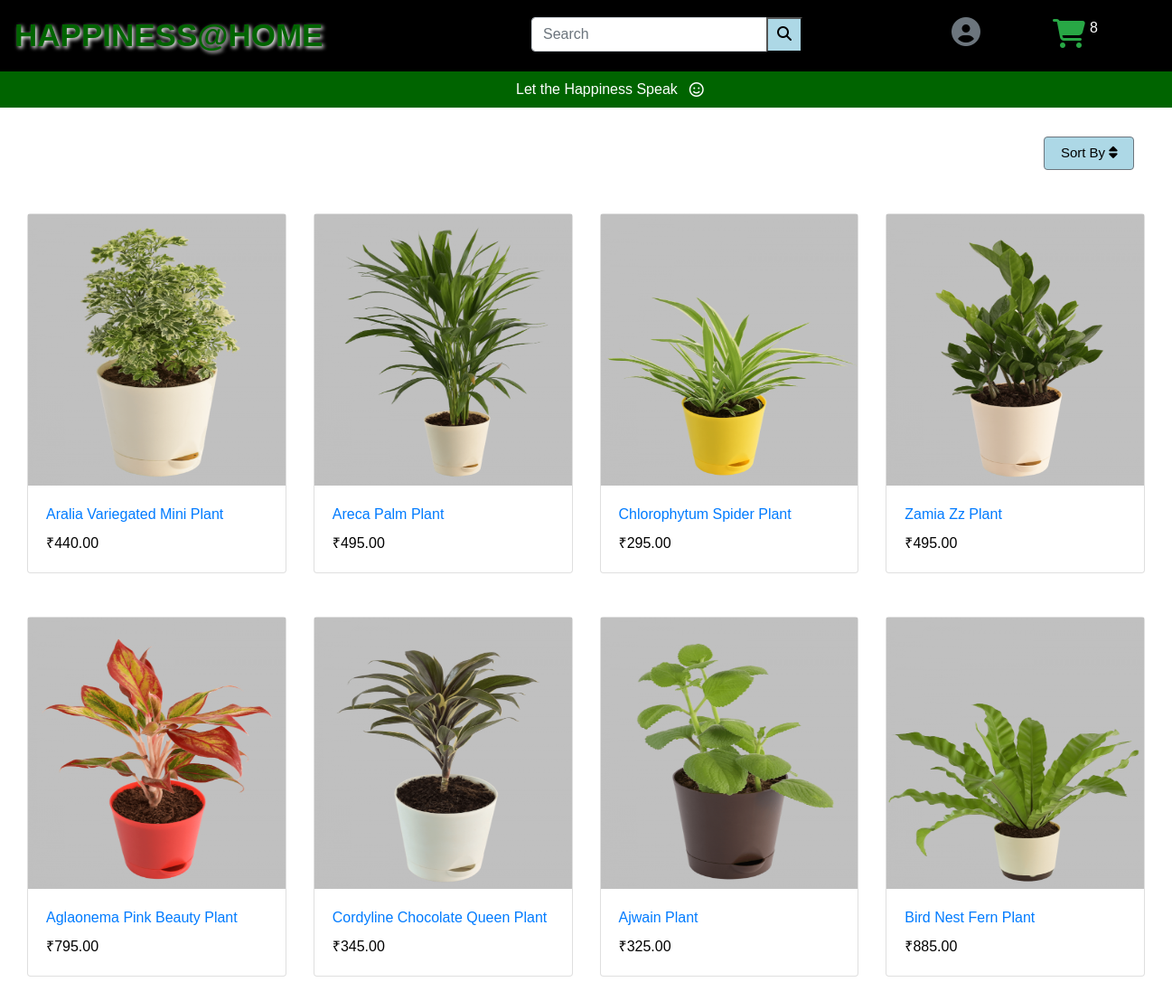
The app's page / (signed in) with its own data.
### plant/models.py (models this page shows, shortened)
class Product(models.Model) :
    name = models.CharField(max_length = 200, null = True)
    price = models.DecimalField(max_digits = 7, decimal_places = 2, null = True)
    image = models.ImageField(null = True, blank = True)
    image1 = models.ImageField(null = True, blank = True)
    image2 = models.ImageField(null = True, blank = True)
    @property
    def imageURL(self):
        try :
            url = self.image.url
        except :
            url = ''
        return url

### plant/views.py (the view)
# urls.py: 2. Add a URL to urlpatterns:  path('', views.home, name='home')
def home(request):
    if request.user.is_authenticated:
        customer = request.user.customer
        products = Product.objects.all()
        order,created = Order.objects.get_or_create(customer = customer,complete = False)
        cartItems = order.get_cart_quantity
    else:
        products = Product.objects.all()
        cartItems = ''
    context = {
    'products':products,
    'cartItems' : cartItems
    }
    return render(request,'plant/home.html',context)

### plant/models.py (called while the page is built)
    @property
    def get_cart_quantity(self):
        orderitems = self.orderitem_set.all()
        total = sum([item.quantity for item in orderitems])
        return total

### plant/templates/plant/home.html (shortened to what this page needs)
{% extends "plant/base.html" %}
{% load static %}
{% block content %}
<link rel="stylesheet" type="text/css" href="{% static 'css/style_home2.css' %}" >
<div id = "services" class="jumbotron jumbotron-fluid">
  <p class = "d-flex justify-content-center p-2  pr-5 sm-12" id = "happiness">
    Let the Happiness Speak &nbsp <i class="far fa-smile p-1"></i>
  </p>
  <div id = "dropdown" class="dropdown pt-3">
    <button class="btn btn-secondary" type="button" id="dropdownMenuButton" data-toggle="dropdown" aria-haspopup="true" aria-expanded="false">
      Sort By&nbsp<i class="fas fa-sort"></i>
    </button>
  </div>
          <div class="container-fluid">
            <div class="row">
              {% for product in products %}
              <div id = "project_card" class="col-md-3 sm-6 sm-6 pt-5">
                <div id = "card_box" class="card">
                  <a href="{% url 'plants' product.id %}">
                    <img id ="card_image"  alt=".." src="{{product.imageURL}}"></a>
                  <div class="card-body">
                    <a id = "sub_heading"  href ="{% url 'plants' product.id %}" class="card-title">{{product.name}}</a>
                    <p id = "amount" class="card-text pt-2">₹{{product.price}}</p>
                  </div>
                </div>
              </div>
              {% endfor %}
            </div>
          </div>
        </div>
{% endblock %}

### static/css/style_base.css (style rules this page uses)
html { scroll-behavior: smooth; }
body { font-family: 'Trebuchet MS', 'Lucida Sans Unicode', 'Lucida Grande', 'Lucida Sans', Arial, sans-serif; overflow-x: hidden; height: 100%; }

### static/css/style_home2.css (style rules this page uses)
html body { margin: 0px; color:black; background-color: white; }
#card_image { width:100%; height:300px; background-color: silver; }
#services { margin: 0px; background-color: white; }
#dropdown { margin-left: 90%; }
#dropdownMenuButton { width:100px; background-color: lightblue; font-size: 15px; color:black; }
#happiness { background-color: darkgreen; height:40px; width:110%; margin-left: -15px; margin-top: -9px; text-align: center; color:white; font-family: 'Trebuchet MS','Lucida Sans Unicode', 'Lucida Grande', 'Lucida Sans', Arial, sans-serif; }

### records on screen
Product: imageURL (picture), name "Aralia Variegated Mini Plant", price "440.00"
Product: imageURL (picture), name "Areca Palm Plant", price "495.00"
Product: imageURL (picture), name "Chlorophytum Spider Plant", price "295.00"
Product: imageURL (picture), name "Zamia Zz Plant", price "495.00"
Product: imageURL (picture), name "Aglaonema Pink Beauty Plant", price "795.00"
Product: imageURL (picture), name "Cordyline Chocolate Queen Plant", price "345.00"
Product: imageURL (picture), name "Ajwain Plant", price "325.00"
Product: imageURL (picture), name "Bird Nest Fern Plant", price "885.00"

### other values on screen
{{ cartItems }} "8"
